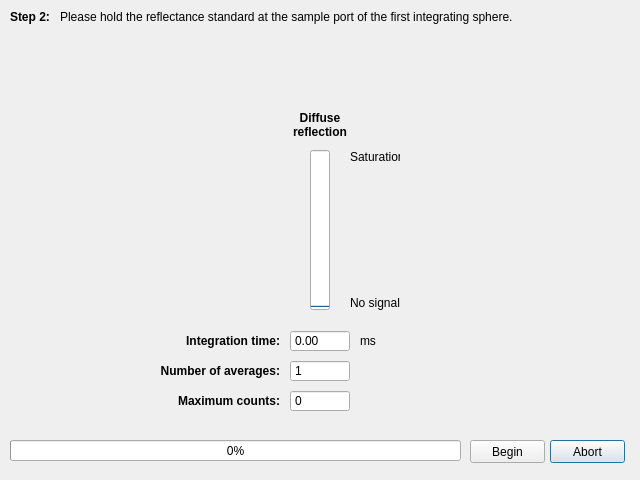
<?xml version="1.0" encoding="UTF-8"?>
<ui version="4.0">
 <class>CalibrateIADPage02</class>
 <widget class="QDialog" name="CalibrateIADPage02">
  <property name="geometry">
   <rect>
    <x>0</x>
    <y>0</y>
    <width>640</width>
    <height>480</height>
   </rect>
  </property>
  <property name="windowTitle">
   <string>Calibration of IAD method</string>
  </property>
  <widget class="QLabel" name="label">
   <property name="geometry">
    <rect>
     <x>60</x>
     <y>10</y>
     <width>571</width>
     <height>21</height>
    </rect>
   </property>
   <property name="text">
    <string>Please hold the reflectance standard at the sample port of the first integrating sphere.</string>
   </property>
   <property name="alignment">
    <set>Qt::AlignLeading|Qt::AlignLeft|Qt::AlignTop</set>
   </property>
   <property name="wordWrap">
    <bool>true</bool>
   </property>
  </widget>
  <widget class="QPushButton" name="button_abort">
   <property name="enabled">
    <bool>true</bool>
   </property>
   <property name="geometry">
    <rect>
     <x>550</x>
     <y>440</y>
     <width>75</width>
     <height>23</height>
    </rect>
   </property>
   <property name="text">
    <string>Abort</string>
   </property>
  </widget>
  <widget class="QLabel" name="label_7">
   <property name="geometry">
    <rect>
     <x>280</x>
     <y>110</y>
     <width>80</width>
     <height>30</height>
    </rect>
   </property>
   <property name="font">
    <font>
     <weight>75</weight>
     <bold>true</bold>
    </font>
   </property>
   <property name="text">
    <string>Diffuse reflection</string>
   </property>
   <property name="alignment">
    <set>Qt::AlignCenter</set>
   </property>
   <property name="wordWrap">
    <bool>true</bool>
   </property>
  </widget>
  <widget class="QLabel" name="label_8">
   <property name="geometry">
    <rect>
     <x>350</x>
     <y>150</y>
     <width>50</width>
     <height>20</height>
    </rect>
   </property>
   <property name="text">
    <string>Saturation</string>
   </property>
   <property name="alignment">
    <set>Qt::AlignLeading|Qt::AlignLeft|Qt::AlignTop</set>
   </property>
  </widget>
  <widget class="QLabel" name="label_9">
   <property name="geometry">
    <rect>
     <x>350</x>
     <y>290</y>
     <width>50</width>
     <height>20</height>
    </rect>
   </property>
   <property name="text">
    <string>No signal</string>
   </property>
   <property name="alignment">
    <set>Qt::AlignBottom|Qt::AlignLeading|Qt::AlignLeft</set>
   </property>
  </widget>
  <widget class="QProgressBar" name="progressBar">
   <property name="geometry">
    <rect>
     <x>10</x>
     <y>440</y>
     <width>451</width>
     <height>21</height>
    </rect>
   </property>
   <property name="value">
    <number>0</number>
   </property>
  </widget>
  <widget class="QPushButton" name="button_next">
   <property name="enabled">
    <bool>true</bool>
   </property>
   <property name="geometry">
    <rect>
     <x>470</x>
     <y>440</y>
     <width>75</width>
     <height>23</height>
    </rect>
   </property>
   <property name="text">
    <string>Begin</string>
   </property>
  </widget>
  <widget class="QLabel" name="label_10">
   <property name="geometry">
    <rect>
     <x>10</x>
     <y>10</y>
     <width>41</width>
     <height>21</height>
    </rect>
   </property>
   <property name="font">
    <font>
     <weight>75</weight>
     <bold>true</bold>
    </font>
   </property>
   <property name="text">
    <string>Step 2:</string>
   </property>
   <property name="alignment">
    <set>Qt::AlignLeading|Qt::AlignLeft|Qt::AlignTop</set>
   </property>
   <property name="wordWrap">
    <bool>true</bool>
   </property>
  </widget>
  <widget class="QProgressBar" name="progressBar_diffuseReflection">
   <property name="geometry">
    <rect>
     <x>310</x>
     <y>150</y>
     <width>20</width>
     <height>160</height>
    </rect>
   </property>
   <property name="maximum">
    <number>65535</number>
   </property>
   <property name="value">
    <number>0</number>
   </property>
   <property name="textVisible">
    <bool>false</bool>
   </property>
   <property name="orientation">
    <enum>Qt::Vertical</enum>
   </property>
  </widget>
  <widget class="QLabel" name="label_14">
   <property name="geometry">
    <rect>
     <x>140</x>
     <y>330</y>
     <width>140</width>
     <height>22</height>
    </rect>
   </property>
   <property name="font">
    <font>
     <weight>75</weight>
     <bold>true</bold>
    </font>
   </property>
   <property name="text">
    <string>Integration time:</string>
   </property>
   <property name="alignment">
    <set>Qt::AlignRight|Qt::AlignTrailing|Qt::AlignVCenter</set>
   </property>
   <property name="wordWrap">
    <bool>true</bool>
   </property>
  </widget>
  <widget class="QLabel" name="label_4">
   <property name="geometry">
    <rect>
     <x>360</x>
     <y>330</y>
     <width>20</width>
     <height>22</height>
    </rect>
   </property>
   <property name="text">
    <string>ms</string>
   </property>
  </widget>
  <widget class="QSpinBox" name="spinBox_diffuseReflection_counts">
   <property name="geometry">
    <rect>
     <x>290</x>
     <y>390</y>
     <width>60</width>
     <height>22</height>
    </rect>
   </property>
   <property name="readOnly">
    <bool>true</bool>
   </property>
   <property name="buttonSymbols">
    <enum>QAbstractSpinBox::NoButtons</enum>
   </property>
   <property name="minimum">
    <number>0</number>
   </property>
   <property name="maximum">
    <number>65535</number>
   </property>
  </widget>
  <widget class="QDoubleSpinBox" name="doubleSpinBox_diffuseReflection_integrationTime">
   <property name="geometry">
    <rect>
     <x>290</x>
     <y>330</y>
     <width>60</width>
     <height>22</height>
    </rect>
   </property>
   <property name="readOnly">
    <bool>true</bool>
   </property>
   <property name="buttonSymbols">
    <enum>QAbstractSpinBox::NoButtons</enum>
   </property>
   <property name="maximum">
    <double>10000.000000000000000</double>
   </property>
   <property name="value">
    <double>0.000000000000000</double>
   </property>
  </widget>
  <widget class="QSpinBox" name="spinBox_diffuseReflection_numberOfAverages">
   <property name="geometry">
    <rect>
     <x>290</x>
     <y>360</y>
     <width>60</width>
     <height>22</height>
    </rect>
   </property>
   <property name="readOnly">
    <bool>true</bool>
   </property>
   <property name="buttonSymbols">
    <enum>QAbstractSpinBox::NoButtons</enum>
   </property>
   <property name="minimum">
    <number>1</number>
   </property>
   <property name="maximum">
    <number>1000</number>
   </property>
  </widget>
  <widget class="QLabel" name="label_15">
   <property name="geometry">
    <rect>
     <x>140</x>
     <y>360</y>
     <width>140</width>
     <height>22</height>
    </rect>
   </property>
   <property name="font">
    <font>
     <weight>75</weight>
     <bold>true</bold>
    </font>
   </property>
   <property name="text">
    <string>Number of averages:</string>
   </property>
   <property name="alignment">
    <set>Qt::AlignRight|Qt::AlignTrailing|Qt::AlignVCenter</set>
   </property>
   <property name="wordWrap">
    <bool>true</bool>
   </property>
  </widget>
  <widget class="QLabel" name="label_12">
   <property name="geometry">
    <rect>
     <x>140</x>
     <y>390</y>
     <width>140</width>
     <height>22</height>
    </rect>
   </property>
   <property name="font">
    <font>
     <weight>75</weight>
     <bold>true</bold>
    </font>
   </property>
   <property name="text">
    <string>Maximum counts:</string>
   </property>
   <property name="alignment">
    <set>Qt::AlignRight|Qt::AlignTrailing|Qt::AlignVCenter</set>
   </property>
   <property name="wordWrap">
    <bool>true</bool>
   </property>
  </widget>
 </widget>
 <resources/>
 <connections/>
</ui>
